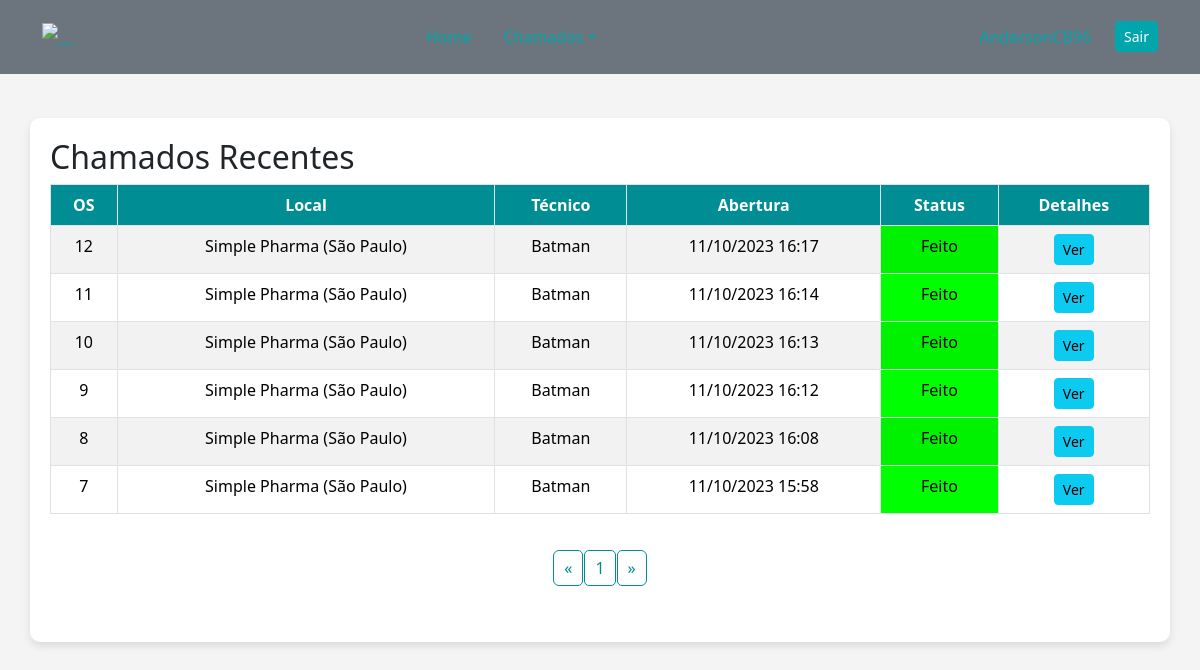
Screenshot of /subAdmin/verchamadosSadmin.php (signed in) with the database file from the repository.
### tables this page shows
CREATE TABLE `chamados` (
  `contador` int(255) NOT NULL,
  `usuario` varchar(255) NOT NULL,
  `local` varchar(255) NOT NULL,
  `datahora` varchar(150) NOT NULL,
  `tecnico` varchar(255) NOT NULL,
  `status` varchar(50) DEFAULT NULL,
  `servico` varchar(600) DEFAULT NULL,
  `serviexecu` varchar(200) NOT NULL,
  `datahoraaber` varchar(20) NOT NULL,
  `datahorafim` varchar(20) NOT NULL
);

### subAdmin/verchamadosSadmin.php (the view, shortened to what this page needs)
<?php
    include("conexao.php");
    $itens_por_pagina = 10;
    $pagina = intval($_GET['pagina']);
    $item = $pagina * $itens_por_pagina;
    $sql_code = "select contador, local, tecnico, datahora, status, servico from chamados WHERE usuario='{$_SESSION['sess_usersisname']}' ORDER BY contador DESC LIMIT $item, $itens_por_pagina";
    $execute = $conn->query($sql_code) or die($conn->error);
    $produto = $execute->fetch_assoc();
    $num = $execute->num_rows;
    $num_total = $conn->query("select contador, local, tecnico, datahora, status, servico from chamados WHERE usuario='{$_SESSION['sess_usersisname']}'")->num_rows;
    $num_paginas = ceil($num_total / $itens_por_pagina);
?>
<!DOCTYPE html>
<html lang="en">
    <head>
        <link href="https://cdn.jsdelivr.net/npm/bootstrap@5.3.2/dist/css/bootstrap.min.css" rel="stylesheet">
        <link href="../CSS/nav.css" rel="stylesheet">
        <link href="../CSS/body_chamado.css" rel="stylesheet">
    </head>
    <body>
        <nav class="navbar navbar-expand-lg navbar-secondary bg-secondary px-0 py-3">
            <div class="container-xl">
                <a class="navbar-brand" href="#">
                    <img src="https://static.wixstatic.com/media/fef91e_c3f644e14da442178f706149ae38d838~mv2.png/v1/crop/x_0,y_24,w_436,h_262/fill/w_120,h_71,al_c,q_85,usm_0.66_1.00_0.01,enc_auto/CAPA-03.png" class="h-12" alt="...">
                </a>
                <div class="collapse navbar-collapse" id="navbarCollapse">
                    <div class="navbar-nav mx-lg-auto">
                        <a class="nav-item nav-link active" href="subadminHome.php" aria-current="page">Home</a>
                        <li class="nav-item dropdown">
                            <a class="nav-link dropdown-toggle" href="#" id="chamadosDropdown" role="button" data-bs-toggle="dropdown" aria-expanded="false">Chamados</a>
                        </li>
                    </div>
                    <div class="navbar-nav ms-lg-4">
                        <a class="nav-item nav-link" href="#"><?php echo $_SESSION['sess_usersisname']; ?></a>
                    </div>
                    <div class="d-flex align-items-lg-center mt-3 mt-lg-0">
                        <a href="logout.php" class="btn btn-sm btn-secondary w-full w-lg-auto">Sair</a>
                    </div>
                </div>
            </div>
        </nav>
        <br>
        <div class="container">
            <h2>Chamados Recentes</h2>
            <div class="table-responsive">
                <table class="table table-striped table-bordered">
                    <?php if($num > 0){ ?>
                    <thead>
                        <tr>
                            <th class="text-center">OS</th>
                            <th class="text-center">Local</th>
                            <th class="text-center">Técnico</th>
                            <th class="text-center">Abertura</th>
                            <th class="text-center">Status</th>
                            <th class="text-center">Detalhes</th>
                        </tr>
                    </thead>
                    <tbody>
                        <?php do{ ?>
                        <tr>
                            <td class="text-center"><?php echo $produto['contador'];?></td>
                            <td class="text-center"><?php echo $produto['local'];?></td>
                            <td class="text-center"><?php echo $produto['tecnico']; ?></td>
                            <td class="text-center"><?php echo $produto['datahora']; ?></td>
                            <?php if($produto['status'] == "Aberto"){?>
                            <td style="background-color:#F00;" class="text-center"><?php echo $produto['status']; ?></td>
                            <?php }elseif($produto['status'] == "Feito"){?>
                            <td style="background-color:#0F0;" class="text-center"><?php echo $produto['status']; ?></td>
                            <?php } ?>
                            <td class="text-center"><a class="btn btn-info btn-sm" href="ver1chamadoAdmin.php?chamado=<?php echo $produto['contador'];?>" data-toggle="tooltip" title="Detalhes"><span class="bi bi-share"></span> Ver</a></td>
                            </tr>
                        <?php }while($produto = $execute->fetch_assoc()); ?>
                    </tbody>
                </table>
                <nav>
                    <ul class="pagination">
                        <li class="page-item">
                            <a class="page-link" href="verchamadosAdmin.php?pagina=0" aria-label="Previous">
                                <span aria-hidden="true">&laquo;</span>
                            </a>
                        </li>
                        <?php
                            for($i = 0; $i < $num_paginas; $i++){
                                $estilo = "";
                                if($pagina == $i)
                                    $estilo = "class=\"active\"";
                        ?>
                        <li class="page-item" <?php echo $estilo; ?> ><a class="page-link" href="verchamadosSadmin.php?pagina=<?php echo $i; ?>"><?php echo $i+1; ?></a></li>
                        <?php } ?>
                        <li class="page-item">
                            <a class="page-link" href="verchamadosSadmin.php?pagina=<?php echo $num_paginas - 1; ?>" aria-label="Next">
                                <span aria-hidden="true">&raquo;</span>
                            </a>
                        </li>
                    </ul>
                </nav>
                <?php } ?>
            </div>
        </div>
    </body>
</html>

### CSS/nav.css (style rules this page uses)
.navbar { background-color: #f8f9fa; padding: 0.5rem 1rem; }
.navbar-brand, .nav-link { color: #00A6AC !important; }
.nav-link { margin-right: 1rem; }
.btn-secondary { background-color: #00A6AC; border-color: #00A6AC; }
.btn-secondary { color: #ffffff !important; }

### CSS/body_chamado.css (style rules this page uses)
body { background-color: #f4f4f4; }
.container { background: #ffffff; border-radius: 10px; padding: 20px; margin-top: 20px; box-shadow: 0 4px 8px rgba(0, 0, 0, 0.1); }
.table thead th { background-color: #008d93; color: #ffffff; }
.table tbody tr:nth-child(odd) { background-color: #f2f2f2; }
.table tbody tr:nth-child(even) { background-color: #ffffff; }
.pagination { display: flex; justify-content: center; padding: 20px 0; }
.pagination li a { color: #008d93; padding: 5px 10px; text-decoration: none; border: 1px solid #008d93; margin: 0 2px; border-radius: 5px; }

### subAdmin/verchamadosSadmin.php (style rules this page uses)
thead th { background-color: #008d93; color: white; }
.table-striped tbody tr:nth-of-type(odd) { background-color: rgba(0,0,0,.05); }
.pagination { justify-content: center; }
.pagination .page-link { color: #008d93; }

### rows the page displays
chamados: contador "12", local "Simple Pharma (São Paulo)", tecnico "Batman", datahora "11/10/2023 16:17", status "Feito"
chamados: contador "11", local "Simple Pharma (São Paulo)", tecnico "Batman", datahora "11/10/2023 16:14", status "Feito"
chamados: contador "10", local "Simple Pharma (São Paulo)", tecnico "Batman", datahora "11/10/2023 16:13", status "Feito"
chamados: contador "9", local "Simple Pharma (São Paulo)", tecnico "Batman", datahora "11/10/2023 16:12", status "Feito"
chamados: contador "8", local "Simple Pharma (São Paulo)", tecnico "Batman", datahora "11/10/2023 16:08", status "Feito"
chamados: contador "7", local "Simple Pharma (São Paulo)", tecnico "Batman", datahora "11/10/2023 15:58", status "Feito"
